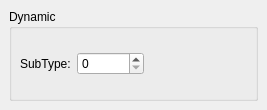
<?xml version="1.0" encoding="UTF-8"?>
<ui version="4.0">
 <class>DynamicBase</class>
 <widget class="QWidget" name="DynamicBase">
  <property name="geometry">
   <rect>
    <x>0</x>
    <y>0</y>
    <width>267</width>
    <height>110</height>
   </rect>
  </property>
  <property name="windowTitle">
   <string>Form</string>
  </property>
  <layout class="QVBoxLayout">
   <property name="spacing">
    <number>6</number>
   </property>
   <property name="margin">
    <number>9</number>
   </property>
   <item>
    <widget class="QGroupBox" name="groupBox">
     <property name="title">
      <string notr="true">Dynamic</string>
     </property>
     <property name="flat">
      <bool>true</bool>
     </property>
     <layout class="QVBoxLayout">
      <property name="spacing">
       <number>6</number>
      </property>
      <property name="margin">
       <number>8</number>
      </property>
      <item>
       <layout class="QHBoxLayout">
        <property name="spacing">
         <number>6</number>
        </property>
        <property name="margin">
         <number>0</number>
        </property>
        <item>
         <widget class="QLabel" name="label">
          <property name="text">
           <string notr="true">SubType:</string>
          </property>
          <property name="textFormat">
           <enum>Qt::PlainText</enum>
          </property>
         </widget>
        </item>
        <item>
         <widget class="QSpinBox" name="subType">
          <property name="maximum">
           <number>999999</number>
          </property>
         </widget>
        </item>
        <item>
         <spacer>
          <property name="orientation">
           <enum>Qt::Horizontal</enum>
          </property>
          <property name="sizeHint" stdset="0">
           <size>
            <width>40</width>
            <height>20</height>
           </size>
          </property>
         </spacer>
        </item>
       </layout>
      </item>
     </layout>
    </widget>
   </item>
  </layout>
 </widget>
 <resources/>
 <connections/>
</ui>
